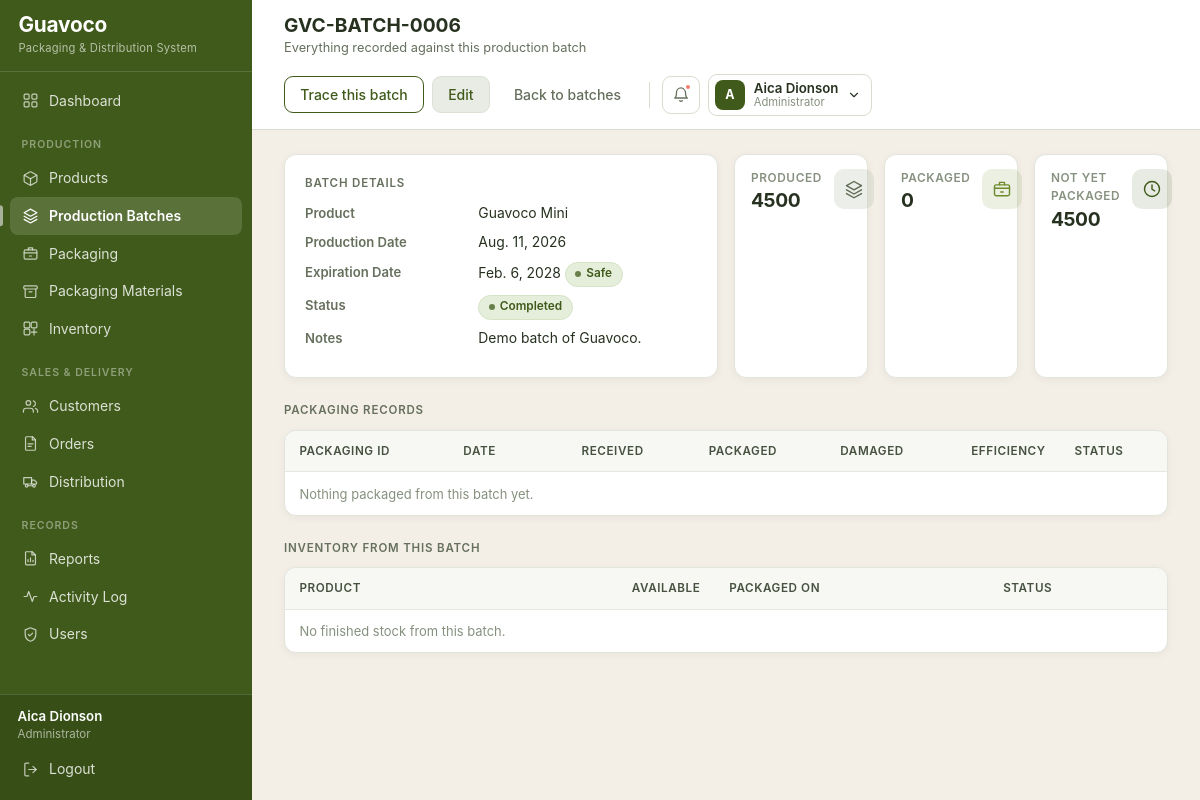
The app's page /batches/13/ (signed in) with its own data.
### core/models.py (models this page shows, shortened)
class ProductionBatch(models.Model):
    STATUS_PRODUCED = 'Produced'
    STATUS_READY = 'Ready for Packaging'
    STATUS_PACKAGED = 'Packaged'
    STATUS_COMPLETED = 'Completed'
    STATUS_CHOICES = [
        (STATUS_PRODUCED, STATUS_PRODUCED),
        (STATUS_READY, STATUS_READY),
        (STATUS_PACKAGED, STATUS_PACKAGED),
        (STATUS_COMPLETED, STATUS_COMPLETED),
    ]
    batch_number = models.CharField(max_length=30, unique=True, blank=True)
    product = models.ForeignKey(Product, on_delete=models.PROTECT, related_name='batches')
    production_date = models.DateField(default=timezone.localdate)
    expiration_date = models.DateField()
    quantity_produced = models.PositiveIntegerField(validators=[MinValueValidator(1)])
    quantity_available = models.PositiveIntegerField(
        default=0, help_text='Units from this batch that have not been packaged yet.'
    )
    status = models.CharField(max_length=30, choices=STATUS_CHOICES, default=STATUS_PRODUCED)
    notes = models.TextField(blank=True)
    created_at = models.DateTimeField(auto_now_add=True)
    class Meta:
        ordering = ['-production_date', '-id']
        verbose_name_plural = 'Production batches'
    @property
    def expiry_state(self):
        return expiry_state_for(self.expiration_date)
    @property
    def quantity_packaged(self):
        total = self.packaging_records.filter(
            status=PackagingRecord.STATUS_COMPLETED
        ).aggregate(total=models.Sum('quantity_packaged'))['total']
        return total or 0

class Product(models.Model):
    name = models.CharField(max_length=100)
    sku = models.CharField('SKU', max_length=50, unique=True)
    description = models.TextField(blank=True)
    size = models.CharField('Product size', max_length=50, help_text='For example: 100g tube')
    selling_price = models.DecimalField(
        max_digits=10, decimal_places=2, validators=[MinValueValidator(0)]
    )
    reorder_level = models.PositiveIntegerField(
        default=100, help_text='Warn when available stock falls to this level.'
    )
    is_active = models.BooleanField(default=True)
    created_at = models.DateTimeField(auto_now_add=True)
    class Meta:
        ordering = ['name']
    @property
    def current_stock(self):
        total = self.inventory_rows.aggregate(total=models.Sum('quantity_available'))['total']
        return total or 0
    @property
    def is_low_stock(self):
        return self.current_stock <= self.reorder_level

### core/views/production.py (the view)
# urls.py: path('batches/<int:pk>/', production.batch_detail, name='batch_detail'),
@login_required
def batch_detail(request, pk):
    batch = get_object_or_404(
        ProductionBatch.objects.select_related('product'), pk=pk
    )
    context = {
        'page_title': batch.batch_number,
        'batch': batch,
        'packaging_records': batch.packaging_records.all(),
        'inventory_rows': batch.inventory_rows.all(),
    }
    return render(request, 'production/batch_detail.html', context)

### core/context_processors.py (called while the page is built)
def user_role(request):
    if not hasattr(request, 'user'):
        return {}
    admin = is_administrator(request.user)
    url_name = getattr(request.resolver_match, 'url_name', '') if request.resolver_match else ''
    return {
        'is_admin': admin,
        'user_role': 'Administrator' if admin else 'Staff',
        'page_subtitle': PAGE_SUBTITLES.get(url_name, ''),
    }

def alerts(request):
    if not hasattr(request, 'user') or not request.user.is_authenticated:
        return {}
    from .models import Inventory, PackagingMaterial, Product
    low_products = [p for p in Product.objects.filter(is_active=True) if p.is_low_stock]
    low_materials = [m for m in PackagingMaterial.objects.filter(is_active=True)
                     if m.is_low_stock]
    today = timezone.localdate()
    expiring = list(
        Inventory.objects.filter(
            quantity_available__gt=0,
            expiration_date__lte=today + timedelta(days=30),
        ).select_related('batch', 'product').order_by('expiration_date')[:5]
    )
    return {
        'alert_low_products': low_products[:5],
        'alert_low_materials': low_materials[:5],
        'alert_expiring': expiring,
        'alert_count': len(low_products) + len(low_materials) + len(expiring),
    }

### core/models.py (called while the page is built)
def expiry_state_for(expiration_date):
    if expiration_date is None:
        return 'Safe'
    days_left = (expiration_date - timezone.localdate()).days
    if days_left < 0:
        return 'Expired'
    if days_left <= 30:
        return 'Expiring in 30 Days'
    if days_left <= 60:
        return 'Expiring in 60 Days'
    return 'Safe'

    @property
    def is_low_stock(self):
        return self.quantity_available <= self.reorder_level

    @property
    def expiry_state(self):
        return expiry_state_for(self.expiration_date)

### core/permissions.py (called while the page is built)
def is_administrator(user):
    return user.is_authenticated and (
        user.is_superuser or user.groups.filter(name=ADMIN_GROUP).exists()
    )

### core/templatetags/guavoco_extras.py (called while the page is built)
@register.filter
def badge(status):
    return BADGE_TONES.get(str(status), 'neutral')

### templates/production/batch_detail.html
{% extends "base.html" %}
{% load guavoco_extras %}
{% block header_actions %}
    <a href="{% url 'batch_traceability' %}?batch_number={{ batch.batch_number }}"
       class="btn btn-outline-guava">Trace this batch</a>
    {% if is_admin %}
        <a href="{% url 'batch_update' batch.pk %}" class="btn btn-outline-secondary">Edit</a>
    {% endif %}
    <a href="{% url 'batch_list' %}" class="btn btn-link">Back to batches</a>
{% endblock %}
{% block content %}
<div class="row g-3 mb-4">
    <div class="col-md-6">
        <div class="card h-100">
            <div class="card-body">
                <div class="section-label">Batch Details</div>
                <dl class="row mb-0 small">
                    <dt class="col-5">Product</dt><dd class="col-7">{{ batch.product.name }}</dd>
                    <dt class="col-5">Production Date</dt><dd class="col-7">{{ batch.production_date }}</dd>
                    <dt class="col-5">Expiration Date</dt>
                    <dd class="col-7">
                        {{ batch.expiration_date }}
                        {% include "components/status_badge.html" with status=batch.expiry_state %}
                    </dd>
                    <dt class="col-5">Status</dt>
                    <dd class="col-7">
                        {% include "components/status_badge.html" with status=batch.status %}
                    </dd>
                    <dt class="col-5">Notes</dt><dd class="col-7">{{ batch.notes|default:"--" }}</dd>
                </dl>
            </div>
        </div>
    </div>
    <div class="col-md-2">
        {% include "components/stat_card.html" with label="Produced" value=batch.quantity_produced icon="i-layers" tone="sage" small=True %}
    </div>
    <div class="col-md-2">
        {% include "components/stat_card.html" with label="Packaged" value=batch.quantity_packaged icon="i-box" tone="secondary" small=True %}
    </div>
    <div class="col-md-2">
        {% include "components/stat_card.html" with label="Not Yet Packaged" value=batch.quantity_available icon="i-clock" tone="primary" small=True %}
    </div>
</div>
<div class="section-label">Packaging Records</div>
<div class="table-scroll">
    <table class="table table-sm">
        <thead>
            <tr>
                <th>Packaging ID</th><th>Date</th>
                <th class="text-end">Received</th><th class="text-end">Packaged</th>
                <th class="text-end">Damaged</th><th class="text-end">Efficiency</th>
                <th>Status</th>
            </tr>
        </thead>
        <tbody>
            {% for record in packaging_records %}
                <tr>
                    <td>{{ record.packaging_id }}</td>
                    <td>{{ record.packaging_date }}</td>
                    <td class="text-end">{{ record.quantity_received }}</td>
                    <td class="text-end">{{ record.quantity_packaged }}</td>
                    <td class="text-end">{{ record.damaged_quantity }}</td>
                    <td class="text-end">{{ record.efficiency }}%</td>
                    <td>
                        {% include "components/status_badge.html" with status=record.status %}
                    </td>
                </tr>
            {% empty %}
                <tr><td colspan="7" class="text-muted small">Nothing packaged from this batch yet.</td></tr>
            {% endfor %}
        </tbody>
    </table>
</div>
<div class="section-label mt-4">Inventory From This Batch</div>
<div class="table-scroll">
    <table class="table table-sm">
        <thead>
            <tr><th>Product</th><th class="text-end">Available</th><th>Packaged On</th><th>Status</th></tr>
        </thead>
        <tbody>
            {% for row in inventory_rows %}
                <tr>
                    <td>{{ row.product.name }}</td>
                    <td class="text-end">{{ row.quantity_available }}</td>
                    <td>{{ row.date_packaged }}</td>
                    <td>{% include "components/status_badge.html" with status=row.status %}</td>
                </tr>
            {% empty %}
                <tr><td colspan="4" class="text-muted small">No finished stock from this batch.</td></tr>
            {% endfor %}
        </tbody>
    </table>
</div>
{% endblock %}

### templates/base.html (shortened to what this page needs)
{% load static %}
<!DOCTYPE html>
<html lang="en">
<head>
    <link rel="stylesheet" href="{% static 'vendor/bootstrap.min.css' %}">
    <link rel="stylesheet" href="{% static 'css/guavoco-theme.css' %}">
</head>
<body>
<nav class="sidebar">
    <div class="brand">
        <div>
            <div class="brand-name">Guavoco</div>
            <small class="brand-subtitle">Packaging &amp; Distribution System</small>
        </div>
    </div>
    <div class="collapse sidebar-body" id="sidebarBody">
        <ul class="nav flex-column sidebar-menu">
            <li class="nav-item">
                <a class="nav-link {% if request.resolver_match.url_name == 'dashboard' %}active{% endif %}"
                   href="{% url 'dashboard' %}">
                    <svg class="gv-icon"><use href="#i-grid"></use></svg> Dashboard
                </a>
            </li>
            <li class="nav-section">Production</li>
            <li class="nav-item">
                <a class="nav-link {% if 'product' in request.resolver_match.url_name %}active{% endif %}"
                   href="{% url 'product_list' %}">
                    <svg class="gv-icon"><use href="#i-package"></use></svg> Products
                </a>
            </li>
            <li class="nav-item">
                <a class="nav-link {% if 'batch' in request.resolver_match.url_name %}active{% endif %}"
                   href="{% url 'batch_list' %}">
                    <svg class="gv-icon"><use href="#i-layers"></use></svg> Production Batches
                </a>
            </li>
            <li class="nav-item">
                <a class="nav-link {% if 'packaging' in request.resolver_match.url_name %}active{% endif %}"
                   href="{% url 'packaging_list' %}">
                    <svg class="gv-icon"><use href="#i-box"></use></svg> Packaging
                </a>
            </li>
            <li class="nav-item">
                <a class="nav-link {% if 'material' in request.resolver_match.url_name %}active{% endif %}"
                   href="{% url 'material_list' %}">
                    <svg class="gv-icon"><use href="#i-archive"></use></svg> Packaging Materials
                </a>
            </li>
            <li class="nav-item">
                <a class="nav-link {% if 'inventory' in request.resolver_match.url_name %}active{% endif %}"
                   href="{% url 'inventory_list' %}">
                    <svg class="gv-icon"><use href="#i-inventory"></use></svg> Inventory
                </a>
            </li>
            <li class="nav-section">Sales &amp; Delivery</li>
            <li class="nav-item">
                <a class="nav-link {% if 'customer' in request.resolver_match.url_name %}active{% endif %}"
                   href="{% url 'customer_list' %}">
                    <svg class="gv-icon"><use href="#i-users"></use></svg> Customers
                </a>
            </li>
            <li class="nav-item">
                <a class="nav-link {% if 'order' in request.resolver_match.url_name %}active{% endif %}"
                   href="{% url 'order_list' %}">
                    <svg class="gv-icon"><use href="#i-orders"></use></svg> Orders
                </a>
            </li>
            <li class="nav-item">
                <a class="nav-link {% if 'distribut' in request.resolver_match.url_name or 'delivery' in request.resolver_match.url_name %}active{% endif %}"
                   href="{% url 'distribution_list' %}">
                    <svg class="gv-icon"><use href="#i-truck"></use></svg> Distribution
                </a>
            </li>
            <li class="nav-section">Records</li>
            <li class="nav-item">
                <a class="nav-link {% if 'report' in request.resolver_match.url_name or 'traceability' in request.resolver_match.url_name %}active{% endif %}"
                   href="{% url 'report_index' %}">
                    <svg class="gv-icon"><use href="#i-report"></use></svg> Reports
                </a>
            </li>
            <li class="nav-item">
                <a class="nav-link {% if request.resolver_match.url_name == 'activity_log' %}active{% endif %}"
                   href="{% url 'activity_log' %}">
                    <svg class="gv-icon"><use href="#i-activity"></use></svg> Activity Log
                </a>
            </li>
            {% if is_admin %}
                <li class="nav-item">
                    <a class="nav-link {% if 'user' in request.resolver_match.url_name %}active{% endif %}"
                       href="{% url 'user_list' %}">
                        <svg class="gv-icon"><use href="#i-shield"></use></svg> Users
                    </a>
                </li>
            {% endif %}
        </ul>
        <div class="sidebar-footer">
            <div class="px-2">
                <div class="account-name">{{ user.get_full_name|default:user.username }}</div>
                <div class="account-role">{{ user_role }}</div>
            </div>
            <form method="post" action="{% url 'logout' %}">
                <button type="submit" class="nav-link">
                    <svg class="gv-icon"><use href="#i-logout"></use></svg> Logout
                </button>
            </form>
        </div>
    </div>
</nav>
<div class="app-shell">
    <header class="topbar">
        <div class="topbar-titles">
            <h1 class="page-title">{% block heading %}{{ page_title }}{% endblock %}</h1>
            {% block subtitle %}
                {% if page_subtitle %}<p class="page-subtitle">{{ page_subtitle }}</p>{% endif %}
            {% endblock %}
        </div>
        <div class="topbar-actions">
            {% block header_actions %}{% endblock %}
            <div class="dropdown">
                <a class="topbar-bell" href="#" role="button" data-bs-toggle="dropdown"
                   aria-expanded="false" aria-label="Notifications">
                    <svg class="gv-icon"><use href="#i-bell"></use></svg>
                    {% if alert_count %}<span class="bell-dot"></span>{% endif %}
                </a>
            </div>
            <div class="dropdown">
                <a class="user-chip" href="#" role="button" data-bs-toggle="dropdown"
                   aria-expanded="false">
                    <span class="user-avatar">
                        {{ user.get_full_name|default:user.username|slice:":1"|upper }}
                    </span>
                    <span>
                        <span class="user-name d-block">
                            {{ user.get_full_name|default:user.username }}
                        </span>
                        <span class="user-role d-block">{{ user_role }}</span>
                    </span>
                    <svg class="gv-icon" style="width:14px;height:14px;">
                        <use href="#i-chevron-down"></use></svg>
                </a>
            </div>
        </div>
    </header>
    <main class="main-content">
        {% block content %}{% endblock %}
    </main>
</div>
</body>
</html>

### templates/components/status_badge.html (shortened to what this page needs)
{% load guavoco_extras %}<span class="gv-badge gv-badge--{{ status|badge }}">{{ status }}</span>

### records on screen
ProductionBatch: batch_number "GVC-BATCH-0006", product.name "Guavoco Mini", production_date "Aug. 11, 2026", expiration_date "Feb. 6, 2028", status "Completed", notes "Demo batch of Guavoco."

### other values on screen
{{ user.get_full_name|default:user.username }} "Aica Dionson"
{{ user_role }} "Administrator"
{{ page_subtitle }} "Everything recorded against this production batch"
{{ user.get_full_name|default:user.username|slice:":1"|upper }} "A"
{{ status }} "Safe"
{{ label }} "PRODUCED PACKAGED NOT YET PACKAGED"
{{ value }} "4500 0 4500"
